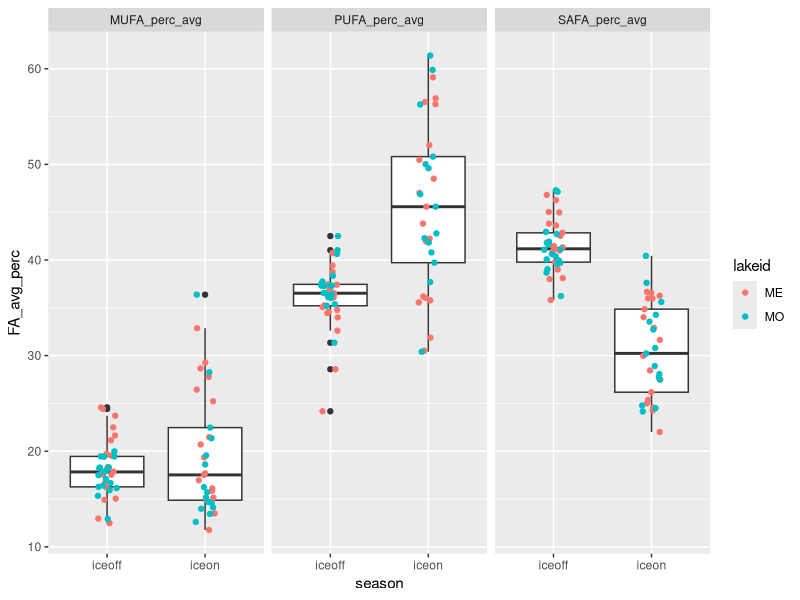
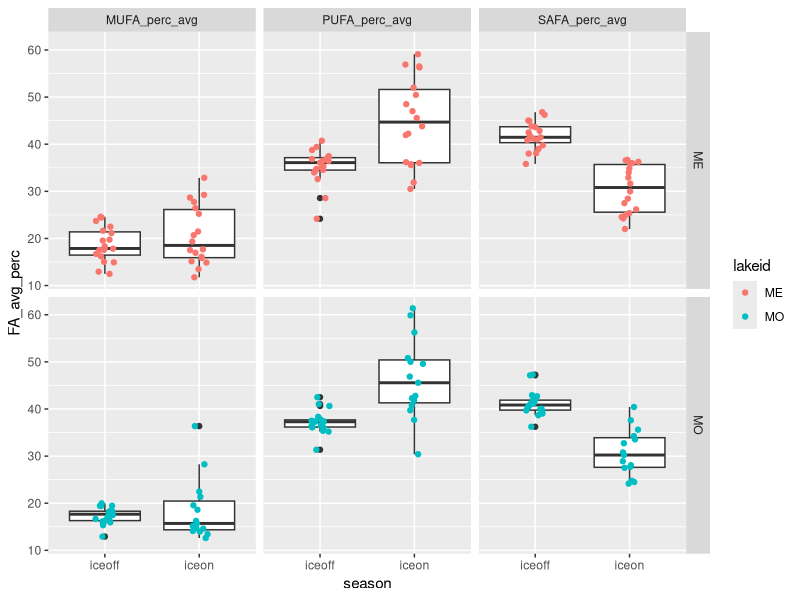
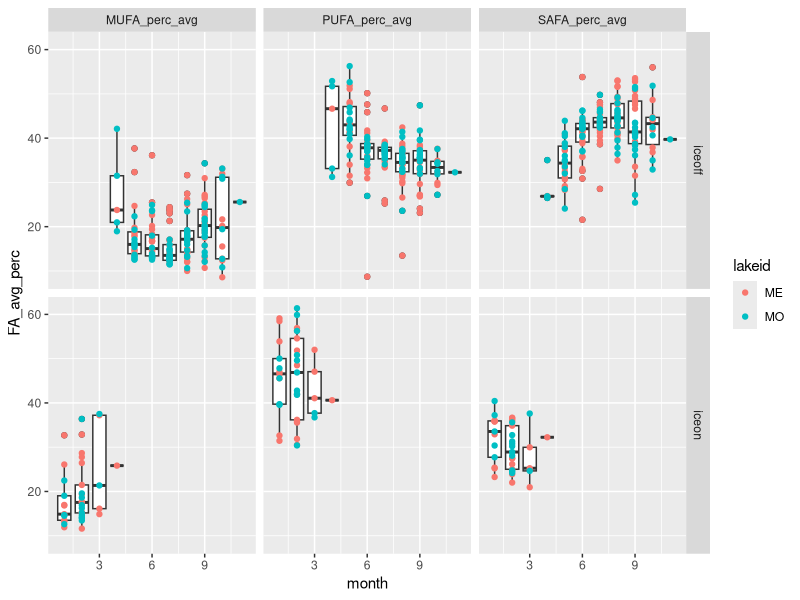
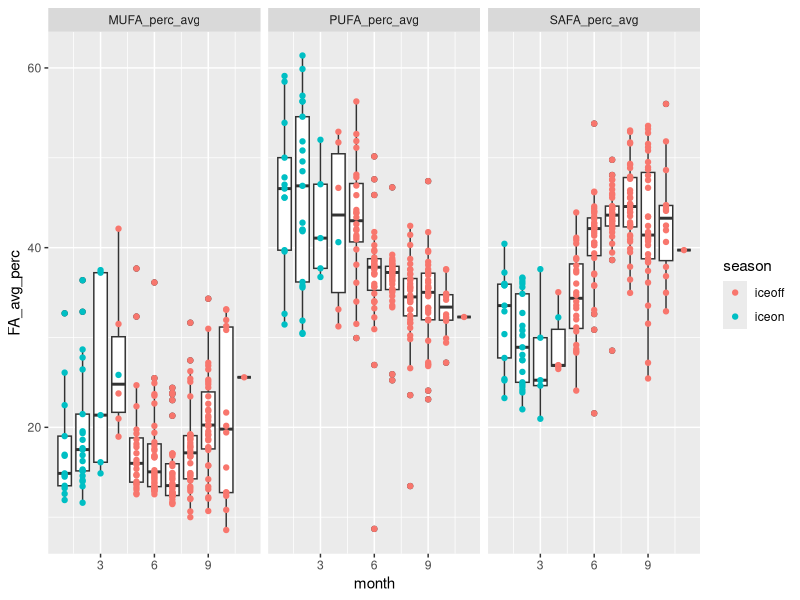
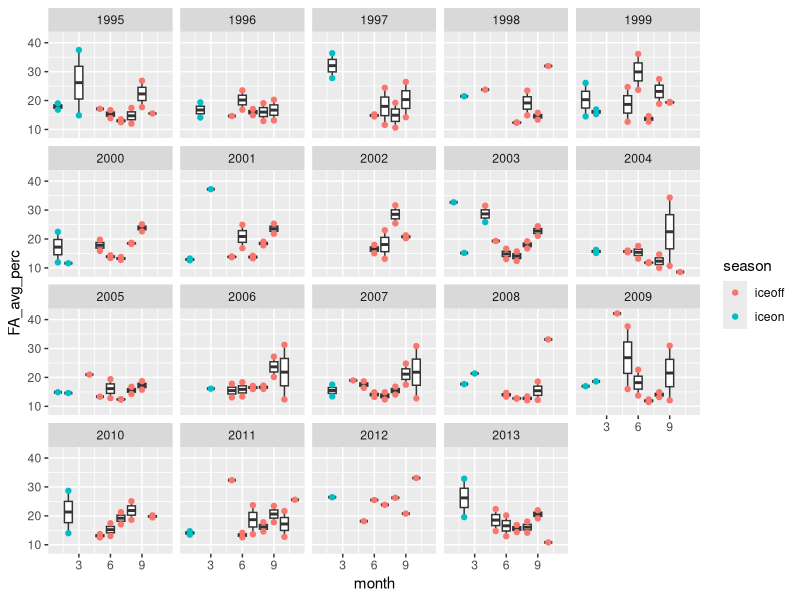
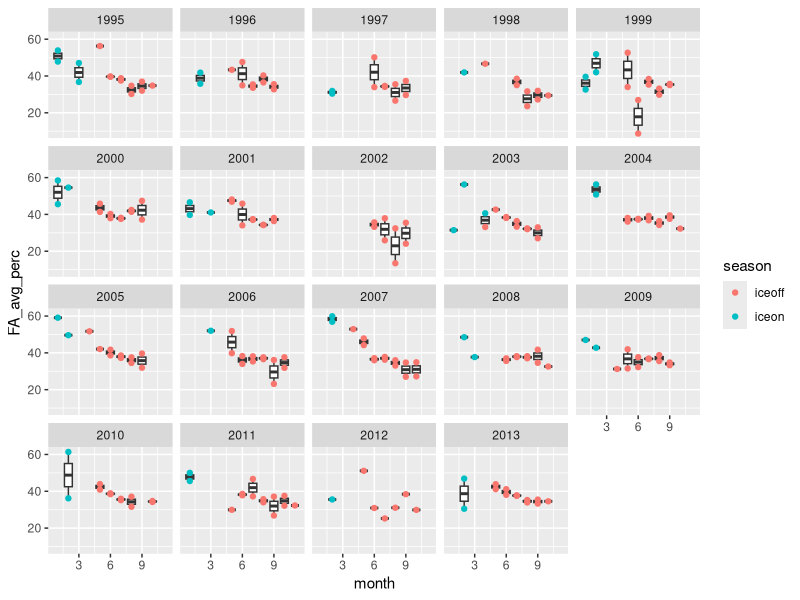
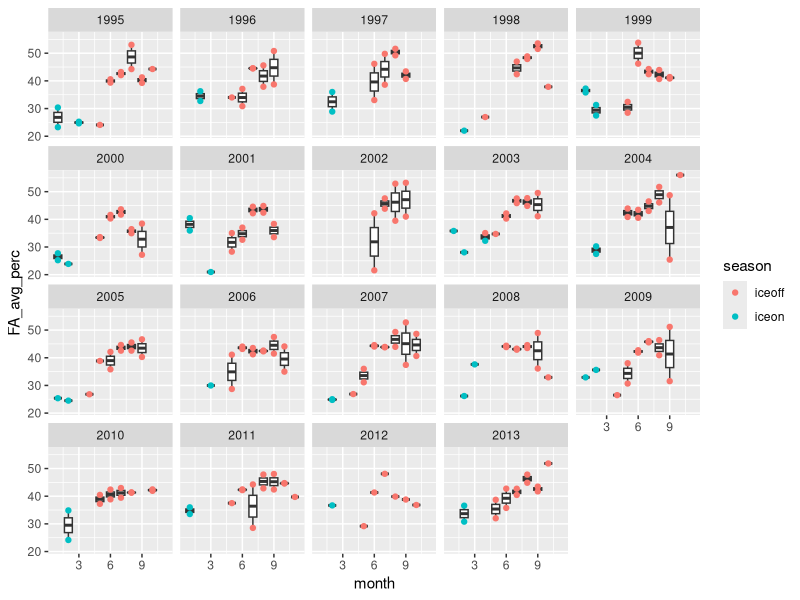
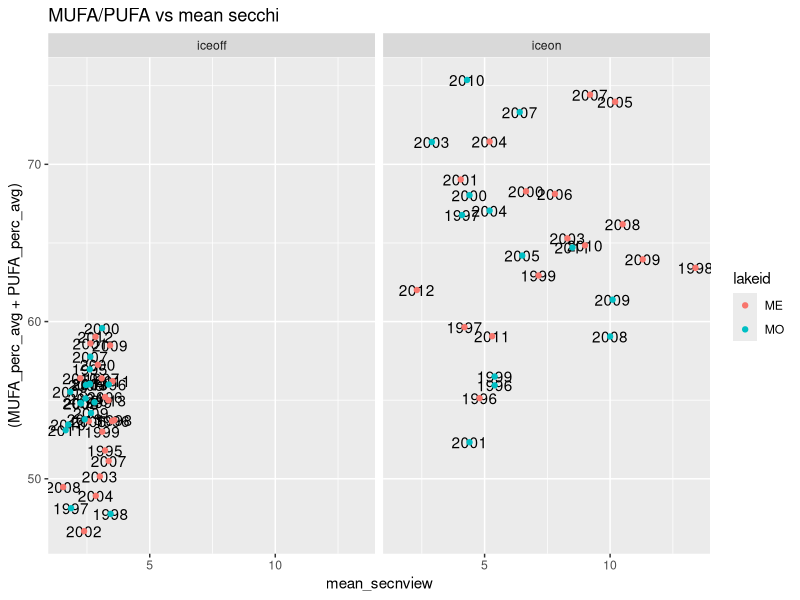

Reproduce these figures in R, in order.
# ============================================================== #
## ========================= OVERVIEW ========================= ##
# ============================================================== #

# Looking at iceon/iceoff community FA profiles
# Only using Lakes Mendota and Monona from LTER,
# as they have equivalent iceon/iceoff paired data
# Using AG PLoS paper FA dataset, with some aggregation/crosswalking
# to match LTER data.

# ============================================================== #
## =================== DATA WRANGLING STEPS =================== ##
# ============================================================== #

# 1) LTER data - read in, format dates, keep only ME/MO
# 2) read in iceon/iceoff data (ecology letters paper)
# 3) tag LTER data with season, keep only iceon/iceoff
# 4) aggregate LTER samples to month (mean taxa biomass by lake/year/month)
# 5) identify genera <5% of any sample - remove these genera
# 6) calculate dry weight (20% of wet weight)
# 7) read in FA PLoS data - keep freshwater, proportion data
# --> 7.5) fix FA/LTER group/division matches (see crosswalk.xlsx)
# 8) aggregate FA to genus and division level profiles
# 9) aggregate biomass to genus level
# 10) tag LTER data with whether has matching division/Group or genus in FA data
# 11) merge LTER with FA data (genus, division, NA matches)
# 12) weight FA data by biomass dry weight / total biomass 
#     (genus-level FA, independent of biomass)
# 13) aggregated weighted to community level 



# ============================================================== #
## ====================== SCRIPT BEGINS ======================= ##
# ============================================================== #

#load packages
library(dplyr)
library(reshape2)
library(tidyr)
library(lubridate)
library(vegan)
library(RColorBrewer)
library(ggplot2)

# ============================================================================
# ----> read in LTER phyto data

#read in, format dates so can stack ok 

madison <- read.csv("../Data/ntl88_v7.csv", stringsAsFactors = FALSE) %>% 
  mutate(date = as.Date(sampledate, format = "%m/%d/%Y")) %>% 
  select(-sampledate)

#only madison lakes have matching iceon/iceoff data
lter_lakes <- madison %>% 
  filter(lakeid %in% c("MO", "ME"))

#keep only necessary files
lter_lakes <- lter_lakes %>% 
  mutate(month = month(date),
         year = year(date)) %>% 
  select(lakeid, year, month, date, sta, depth_range, 
         division, genus, taxa_name, biomass_conc)

#=============================================================================
# ----> read in under ice data, for ice on/off timing
seasons_orig <- read.csv("../Data/under_ice_data.csv", stringsAsFactors = FALSE)

#keep only wisconsin, cols of interest, make start and end full dates
seasons_wisc <- seasons_orig %>% 
  filter(lakeregloc == "Wisconsin") %>% 
  select(year, season, lakename, lakeregloc, 
         startday, startmonth, startyear, 
         endday, endmonth, endyear) %>% #, 
  #iceduration, periodn, photicdepth, 
  #icedepth, snowdepth, airtemp) %>% 
  mutate(startmonum = match(startmonth, month.abb),
         endmonum = match(endmonth, month.abb)) %>% 
  mutate(startdate = paste(startyear, startmonum, startday, sep = "-"),
         enddate = paste(endyear, endmonum, endday, sep = "-"))

#unique(seasons_wisc$lakename)
#unique(lter_lakes$lakeid) %>% sort()

#make lakeid to match
seasons_lakes <- seasons_wisc %>% 
  mutate(lakeid = ifelse(lakename == "Lake Mendota", "ME", NA),
         lakeid = ifelse(lakename == "Lake Monona", "MO", lakeid)) %>% 
  select(season, lakeid, year, startdate, enddate) %>% 
  filter(lakeid %in% c("ME", "MO"))

# Note: we are losing the 2014/2015/2016 data by using this to subset
# we may want to go back to raw LTER ice data to get 2014/2015/2016 iceon/iceoff dates

#=============================================================================
# ----> LTER ice duration data (for seasons)

#this gets the ice, but we don't have the summer stratified period
#(which is problematic...)

#read in LTER ice duration data
duration <- read.csv("../Data/ntl33_v4.csv", stringsAsFactors = FALSE)

#look like what we need
head(duration)

#keep only relevant info
duration_relevant <- duration %>%
  #only interested in Mendota, Monona
  filter(lakeid %in% c("ME", "MO")) %>% 
  #can narrow down year range
  filter(year4 >= 1990)

#not sure what to do about this

#=============================================================================
# ----> tag data with season

lter_dates_only <- lter_lakes %>% 
  select(lakeid, year, date) %>% 
  unique() %>% 
  rename(sample_year = year) %>% 
  arrange(lakeid, sample_year)

#make seasons wide format to can have column "start", "sample", and "end" dates
seasons_lakes_wide <- seasons_lakes %>% 
  melt(id.vars = c("lakeid", "year", "season"), variable.name = "category", value.name = "date") %>% 
  mutate(seasons_category = paste(season, category, sep = "_")) %>% 
  select(-season, -category) %>% 
  dcast(lakeid + year ~ seasons_category, value.var = "date") %>% 
  rename(winter_yr = year) %>% 
  select(lakeid, winter_yr, iceon_startdate, iceon_enddate, iceoff_startdate, iceoff_enddate)

#we're only interested in iceon/iceoff
#(looking at ice vs stratified patterns in FA)

lter_seasons_pre <- merge(lter_dates_only, seasons_lakes_wide,
                      by = c("lakeid"), all.x = TRUE) %>% 
  #tag seasons with iceon/iceoff (NA if not fall within start/end dates)
  mutate(season = ifelse(date >= iceon_startdate & date <= iceon_enddate, "iceon", NA),
         season = ifelse(date >= iceoff_startdate & date <= iceoff_enddate, "iceoff", season)) %>% 
  #keep only samples that fall within iceon or iceoff
  filter(!is.na(season))

#merge back to full lter data
lter_seasons <- lter_seasons_pre %>% 
  #group things by *winter* year
  select(lakeid, date, winter_yr, season) %>% 
  merge(lter_lakes, by = c("lakeid", "date")) %>% 
  select(-year)

#=============================================================================
# ----> aggregate samples to month

#aggregate to month within *winter* year and lake (ignore station and depth for now)
#since ignoring "other" seasons, shouldn't have issue of sample dates across seasons

#using mean since some dates have multiple samples per month, while others have one or none
#using averages to account for multiple within-month samples, make comparable

lter_month <- lter_seasons %>% 
  #monthly taxa mean biomass (across stations and depth)
  group_by(lakeid, winter_yr, season, month, division, genus, taxa_name) %>% 
  summarize(biomass_ww_m = mean(biomass_conc, na.rm = TRUE)) %>% 
  as.data.frame()

#check out number of years
# lter_month %>% 
#   select(lakeid, winter_yr, season) %>% 
#   group_by(lakeid, season) %>% 
#   summarize(n = n_distinct(winter_yr))


#========================================================================
# ----> identify <5% of samples

#identify contributors (genus-level) <5% of any sample any date (within lake)
#use wet weight (shouldn't matter)

#find contributions to biomass, in terms of %
lter_contribs <- lter_month %>% 
  #for each lake/year/month, find total biomass
  group_by(lakeid, winter_yr, month) %>% 
  mutate(total_bm = sum(biomass_ww_m)) %>% 
  ungroup() %>% 
  #for lake/date, find genus biomass
  group_by(lakeid, winter_yr, month, genus) %>% 
  mutate(genus_bm = sum(biomass_ww_m)) %>% 
  as.data.frame() %>% 
  select(-taxa_name, -biomass_ww_m) %>% 
  #find percent genus biomass of total biomass
  mutate(perc_genus_bm = genus_bm / total_bm * 100) %>% 
  ungroup()  

#find genera that are ever over 5% of a sample BY LAKE
lter_high_contrib <- lter_contribs %>% 
  filter(perc_genus_bm >= 0.05)

lter_high_contrib_genera <- lter_high_contrib %>% 
  select(lakeid, genus) %>% 
  unique() %>% 
  arrange(lakeid, genus) %>% 
  mutate(high_p = "present")

#find genera that are NOT ever over 5% of a sample
lter_low_contrib <- lter_contribs %>% 
  filter(perc_genus_bm < 0.05) 

lter_low_contrib_genera <- lter_low_contrib %>% 
  select(lakeid, genus) %>% 
  unique() %>% 
  arrange(lakeid, genus) %>% 
  mutate(low_p = "present")

#merge, keep ones that are present in low and not in high
#(i.e., those that are never >=5% of a sample)
lter_remove_5 <- merge(lter_high_contrib_genera, lter_low_contrib_genera,
                       by = c("lakeid", "genus"), all = TRUE) %>% 
  #these are ones that are never >=5% of a lake sample
  filter(low_p == "present" & is.na(high_p))


#========================================================================
# ----> LTER after removals of low contributors

#by lake/date - total genus biomass AFTER remove low contribs
lter_after_remove <- lter_month %>% 
  #remove low contributors by lake and genus
  filter( !((lakeid %in% lter_remove_5$lakeid) & (genus %in% lter_remove_5$genus)) ) 

#add a dry weight biomass column
lter_use <- lter_after_remove %>% 
  mutate(biomass_dw = 0.20 * biomass_ww_m)


#========================================================================
# ----> read in fatty acid profiles

# read in PLoS fatty acid dataset
fa <- read.csv("../Data/PLoS_supp/S1_Dataset.csv", stringsAsFactors = FALSE)

#only want freshwater
#fa %>% group_by(Salinity) %>% summarize(n = length(Salinity))
fa_fresh <- filter(fa, Salinity == 0)

#want only proportion data
fa_fresh_prop <- filter(fa_fresh, Data == "prop")

#for now, we don't care about the experimental info
fa_fresh_prop_small <- fa_fresh_prop %>% 
  select(Group, Class, Order, Genus, species,
         sumSAFA, sumMUFA, sumPUFA,
         c18.2w6, c18.3w6, c18.3w3,
         c18.4w3, c18.5w3, 
         c20.4w6, c20.5w3, c22.6w3)

#========================================================================
# ----> fix FA/LTER group/division matches

#existing matches: Chlorophyta, Cryptophyta, Rhodophyta

#make match at group/division level: 
#   Cyanobacteria (FA) = Cyanophyta (LTER)
#   Dinophyta (FA) = Pyrrhophyta (LTER)
#   Euglenozoa (FA) = Euglenophyta (LTER)

#match division to non-group
#   Chrysophyta (LTER) = class Chrysophyceae (FA)
#   Xanthophyta (LTER) = class Xanthophyceae (FA)
#   Haptophyta (LTER) = genus Chromulina (FA)
#   Bacillariophyta (LTER) = average of classes 
#                 Bacillariophyceae, Fragilariophyceae, Coscinodiscophyceae (FA)
#       [Bacillariophyta is multiple classes - for these 3 classes, find average FA profile]

fa_fix <- fa_fresh_prop_small %>% 
  #first, match at group level
  mutate(GroupDiv = ifelse(Group == "Cyanobacteria", "Cyanophyta", Group),
         GroupDiv = ifelse(Group == "Dinophyta", "Pyrrhophyta", GroupDiv),
         GroupDiv = ifelse(Group == "Euglenozoa", "Euglenophyta", GroupDiv),
         #match at single class level
         GroupDiv = ifelse(Class == "Chrysophyceae", "Chrysophyta", GroupDiv),
         GroupDiv = ifelse(Class == "Xanthophyceae", "Xanthophyta", GroupDiv),
         #match at genus level
         GroupDiv = ifelse(Genus == "Chromulina", "Haptophyta", GroupDiv),
         #Bacillariophyta is multiple classes
         GroupDiv = ifelse(Class %in% c("Bacillariophyceae", "Fragilariophyceae", "Coscinodiscophyceae"),
                           "Bacillariophyta", GroupDiv))

# fa_fix %>% select(Group, GroupDiv) %>% unique()
# fa_fix %>% filter(GroupDiv %in% c("Bacillariophyta", "Xanthophyta")) %>% select(Group, Class, GroupDiv) %>% unique()
# fa_fix %>% filter(GroupDiv == "Haptophyta") %>% select(Group, Class, Genus, GroupDiv) %>% unique()
# #yes, works as it should


#========================================================================
# ----> tag LTER data with whether matching genus/division in FA data

lter_fa_tag <- lter_use %>%
  #tag at which level it matches
  #not that groupdiv level is a combination of groups/classes/genus
  mutate(cat = ifelse(division %in% fa_fix$GroupDiv, "groupdiv", NA)) %>%
  mutate(cat = ifelse(genus %in% fa_fix$Genus, "genus", cat))

tags <- lter_fa_tag %>% select(division, genus, cat) %>% unique()

# unique(fa_fix$GroupDiv) %>% sort()
# unique(lter_use$division) %>% sort()


#========================================================================
# ----> find FA genus and division-level profiles

#within genus, what's the average FA profile
fa_genus <- fa_fix %>% 
  group_by(GroupDiv, Genus) %>% 
  summarize(gen_avg_sumSAFA = mean(sumSAFA),
            gen_avg_sumMUFA = mean(sumMUFA),
            gen_avg_sumPUFA = mean(sumPUFA),
            gen_avg_c18.2w6 = mean(c18.2w6),
            gen_avg_c18.3w6 = mean(c18.3w6),
            gen_avg_c18.3w3 = mean(c18.3w3),
            gen_avg_c18.4w3 = mean(c18.4w3),
            gen_avg_c18.5w3 = mean(c18.5w3),
            gen_avg_c20.4w6 = mean(c20.4w6),
            gen_avg_c20.5w3 = mean(c20.5w3),
            gen_avg_c22.6w3 = mean(c22.6w3)) %>% 
  as.data.frame()

#within group/div (FA/LTER fixed croswalk), what's the average FA profile
fa_groupdiv <- fa_fix %>% 
  group_by(GroupDiv) %>% 
  summarize(grpdiv_avg_sumSAFA = mean(sumSAFA),
            grpdiv_avg_sumMUFA = mean(sumMUFA),
            grpdiv_avg_sumPUFA = mean(sumPUFA),
            grpdiv_avg_c18.2w6 = mean(c18.2w6),
            grpdiv_avg_c18.3w6 = mean(c18.3w6),
            grpdiv_avg_c18.3w3 = mean(c18.3w3),
            grpdiv_avg_c18.4w3 = mean(c18.4w3),
            grpdiv_avg_c18.5w3 = mean(c18.5w3),
            grpdiv_avg_c20.4w6 = mean(c20.4w6),
            grpdiv_avg_c20.5w3 = mean(c20.5w3),
            grpdiv_avg_c22.6w3 = mean(c22.6w3)) %>% 
  as.data.frame()


#========================================================================
# ----> aggregate biomass to GENUS
# when missing genus, stick with GENUS biomass but sub in DIVISION fatty acid profile

#aggregate biomass to genus
lter_level_bm <- lter_use %>% 
  group_by(lakeid, winter_yr, season, month, division, genus) %>% 
  summarize(bm_ww_g = sum(biomass_ww_m, na.rm = TRUE),
         bm_drw_g = sum(biomass_dw, na.rm = TRUE)) %>% 
  as.data.frame() 

#merge with tag info
lter_level_bm_tag <- merge(lter_level_bm, tags, by = c("division", "genus"), all = TRUE)

# lter_level_bm_tag %>%
#   select(division, genus, cat) %>%
#   unique() %>%
#   group_by(cat) %>%
#   summarize(n = length(cat)) %>%
#   as.data.frame()

#        cat  n
# 1    genus 35
# 2 groupdiv 95
# 3     <NA>  1

#========================================================================
# ----> merge with FA profiles

# --> genus level FA - matches genus-level biomass
# merges GENUS level biomass with GENUS level FA profiles
tags_fa_genus <- lter_level_bm_tag %>% 
  #only looking at genus-level matches
  filter(cat == "genus") %>% 
  #rename for downstream stacking
  rename(biomass_wet_weight = bm_ww_g,
         biomass_dry_weight = bm_drw_g) %>% 
  #merge with FA genus level data
  merge(fa_genus,  
        by.x = "genus", by.y = "Genus",
        all.x = TRUE) %>% 
  #organize columns
  select(GroupDiv, genus, cat, lakeid, winter_yr, month, season,
         biomass_wet_weight, biomass_dry_weight,
         gen_avg_sumSAFA,
         gen_avg_sumMUFA,
         gen_avg_sumPUFA,
         gen_avg_c18.2w6,
         gen_avg_c18.3w6,
         gen_avg_c18.3w3,
         gen_avg_c18.4w3,
         gen_avg_c18.5w3,
         gen_avg_c20.4w6,
         gen_avg_c20.5w3,
         gen_avg_c22.6w3)

#remove labels in headers
names(tags_fa_genus) <- gsub("gen_avg_", "", names(tags_fa_genus))

# --> division level FA - matches division level biomass
# merges GENUS level biomass with DIVISION level FA profiles
# (missing genera in FA get division level FA)
tags_fa_groupdiv <- lter_level_bm_tag %>% 
  #keep only those matching at groupdiv level
  filter(cat == "groupdiv") %>% 
  #rename for downstream stacking
  rename(biomass_wet_weight = bm_ww_g,
         biomass_dry_weight = bm_drw_g) %>% 
  #merge with FA division/group level data
  #merge with FA genus level data
  merge(fa_groupdiv,  
        by.x = "division", by.y = "GroupDiv",
        all.x = TRUE) %>% 
  rename(GroupDiv = division) %>% 
  #organize columns
  select(GroupDiv, genus, cat, lakeid, winter_yr, month, season,
         biomass_wet_weight, biomass_dry_weight,
         grpdiv_avg_sumSAFA,
         grpdiv_avg_sumMUFA,
         grpdiv_avg_sumPUFA,
         grpdiv_avg_c18.2w6,
         grpdiv_avg_c18.3w6,
         grpdiv_avg_c18.3w3,
         grpdiv_avg_c18.4w3,
         grpdiv_avg_c18.5w3,
         grpdiv_avg_c20.4w6,
         grpdiv_avg_c20.5w3,
         grpdiv_avg_c22.6w3)

#remove labels in headers
names(tags_fa_groupdiv) <- gsub("grpdiv_avg_", "", names(tags_fa_groupdiv))

# --> does NOT have associated FA
#leaving biomass at genus level
tags_fa_NA <- lter_level_bm_tag %>% 
  filter(is.na(cat)) %>% 
  rename(biomass_wet_weight = bm_ww_g,
         biomass_dry_weight = bm_drw_g) %>% 
  rename(GroupDiv = division) %>% 
  select(GroupDiv, genus, cat, lakeid, winter_yr, month, season,
         biomass_wet_weight, biomass_dry_weight) %>% 
  #add NA columns
  mutate(          sumSAFA = NA,
                   sumMUFA = NA,
                   sumPUFA = NA,
                   c18.2w6 = NA,
                   c18.3w6 = NA,
                   c18.3w3 = NA,
                   c18.4w3 = NA,
                   c18.5w3 = NA,
                   c20.4w6 = NA,
                   c20.5w3 = NA,
                   c22.6w3 = NA)

# --> merge together
full_dat <- rbind(tags_fa_genus, tags_fa_groupdiv, tags_fa_NA)


#========================================================================
# ----> weight FA profiles by biomass

# Data == "prop" is FA % of dry weight
# so it's a fatty acid proportion of dry weight (of genus or division, by cat)

# What we want is "what are the average proportions of SAFA, MUFA, PUFA 
# present in the community, irrespective of total biomass?" 
# (i.e. we know there is higher biomass in summer - the Circus Circus buffet)
# SH: pretty sure that what we want then is:(biomass_dry_weight * sumSAFA)/total dry weight

full_dat_weighted <- full_dat %>% 
  #find total dry weight biomass for each *sample point*
  group_by(lakeid, winter_yr, season, month) %>% 
  mutate(sample_date_dry_weight_total = sum(biomass_dry_weight)) %>% 
  ungroup() %>% 
  #weight FA by biomass - per row (genus within sample date)
  #if FA is % dry weight, then FA * dry weight = biomass of that FA
  #here, sample_date_dry_weight_total is community-level biomass
  #FA props are genus-level
  mutate(sumSAFA_prop = (biomass_dry_weight * sumSAFA)/sample_date_dry_weight_total,
         sumMUFA_prop = (biomass_dry_weight * sumMUFA)/sample_date_dry_weight_total,
         sumPUFA_prop = (biomass_dry_weight * sumPUFA)/sample_date_dry_weight_total,
         c18.2w6_prop = (biomass_dry_weight * c18.2w6)/sample_date_dry_weight_total,
         c18.3w6_prop = (biomass_dry_weight * c18.3w6)/sample_date_dry_weight_total,
         c18.3w3_prop = (biomass_dry_weight * c18.3w3)/sample_date_dry_weight_total,
         c18.4w3_prop = (biomass_dry_weight * c18.4w3)/sample_date_dry_weight_total,
         c18.5w3_prop = (biomass_dry_weight * c18.5w3)/sample_date_dry_weight_total,
         c20.4w6_prop = (biomass_dry_weight * c20.4w6)/sample_date_dry_weight_total,
         c20.5w3_prop = (biomass_dry_weight * c20.5w3)/sample_date_dry_weight_total,
         c22.6w3_prop = (biomass_dry_weight * c22.6w3)/sample_date_dry_weight_total) %>% 
  as.data.frame()

#filter(full_dat_weighted, lakeid == "MO" & winter_yr == 2002 & month == 8)

#keep only columns of interest
full_dat_weighted_small <- full_dat_weighted %>% 
  select(GroupDiv, genus, cat, lakeid, winter_yr, month, season, 
         sumSAFA_prop, sumMUFA_prop, sumPUFA_prop,
         c18.2w6_prop, c18.3w6_prop, c18.3w3_prop,
         c18.4w3_prop, c18.5w3_prop,
         c20.4w6_prop, c20.5w3_prop, c22.6w3_prop)

#write to csv
write.csv(full_dat_weighted_small, "../Data/LTER_madison_FA_weighted_groupdiv.csv", row.names = FALSE)

#this is basically saying:
#for each time point, a genus has some proportion FAs
#we want to aggregate to community, then to season

#ADD UP all MUFA/PUFA/SAFA within a community
#to get community-level amount
#I have proved to myself using pen, paper, and basic algebra that this will work

full_dat_weighted_date_FA <- full_dat_weighted_small %>% 
  #get community-level FA props for each time point
  group_by(lakeid, winter_yr, month, season) %>% 
  summarize(MUFA_perc = sum(sumMUFA_prop, na.rm = TRUE),
            PUFA_perc = sum(sumPUFA_prop, na.rm = TRUE),
            SAFA_perc = sum(sumSAFA_prop, na.rm = TRUE)) %>% 
  as.data.frame()

# summary(full_dat_weighted_date_FA) 

# #now aggregate to season - find average MUFA/PUFA/SAFA profile for each season (all years, boths lakes)
# full_dat_weighted_date_FA %>% 
#   group_by(season) %>% 
#   summarize(MUFA_perc_avg = mean(MUFA_perc),
#             PUFA_perc_avg = mean(PUFA_perc),
#             SAFA_perc_avg = mean(SAFA_perc)) %>% 
#   as.data.frame()
# #doesn't quite add up to 100%, more like 95%, but not unexpected since on average

#aggregate to lake/month/year/season
full_dat_weighted_month_season_FA <- full_dat_weighted_date_FA %>% 
  #aggregate across months within season, find average FAs
  group_by(lakeid, winter_yr, season, month) %>% 
  summarize(MUFA_perc_avg = mean(MUFA_perc, na.rm = TRUE),
            PUFA_perc_avg = mean(PUFA_perc, na.rm = TRUE),
            SAFA_perc_avg = mean(SAFA_perc, na.rm = TRUE)) %>% 
  as.data.frame()

#aggregate to lake/year/season
full_dat_weighted_yr_season_FA <- full_dat_weighted_date_FA %>% 
  #aggregate across months within season, find average FAs
  group_by(lakeid, winter_yr, season) %>% 
  summarize(MUFA_perc_avg = mean(MUFA_perc, na.rm = TRUE),
            PUFA_perc_avg = mean(PUFA_perc, na.rm = TRUE),
            SAFA_perc_avg = mean(SAFA_perc, na.rm = TRUE)) %>% 
  as.data.frame()
#note: doesn't add up to quite 100% (working with averages)
#also, data only goes to 2013 (may need to adjust iceon/iceoff dates from raw LTER snow/ice data)


summary(full_dat_weighted_yr_season_FA)
#MUFA: 11-36
#PUFA: 24-61
#SAFA: 22-47

#write to csv
write.csv(full_dat_weighted_yr_season_FA, "../Data/LTER_Madison_weighted_year_season_FA.csv", row.names = FALSE)

# ============================================================== #
## ========= END OF DATA WRANGLING - ANALYSIS BEGINS ========== ##
# ============================================================== #

# ----> make lake/year/season data long for plotting and analysis

dat_yr_long <- full_dat_weighted_yr_season_FA %>% 
  melt(id.vars = c("lakeid", "winter_yr", "season")) %>% 
  rename(FA_type = variable, FA_avg_perc = value)

#check out data
head(dat_yr_long)

#plot it up - FAs by season
ggplot(data=dat_yr_long, aes(x=season, y=FA_avg_perc)) +
  #boxplot
  geom_boxplot() +
  #points, not overlapping, colored by lake
  geom_jitter(width = 0.1, aes(color = lakeid)) +
  #split by FA type
  facet_wrap(~FA_type)

#MUFA shows no diff, but PUFA/SAFA do:
#PUFA higher in winter, SAFA higher in summer
  
#try ANOVAs - looking at lakes together

#MUFA
mufa1 <- aov(FA_avg_perc ~ season, dat = filter(dat_yr_long, FA_type == "MUFA_perc_avg"))
summary(mufa1) #p=0.175- does not differ by season

#PUFA
pufa1 <- aov(FA_avg_perc ~ season, dat = filter(dat_yr_long, FA_type == "PUFA_perc_avg"))
summary(pufa1) #p<<0.001 (PUFA signif higher in winter)

#SAFA
safa1 <- aov(FA_avg_perc ~ season, dat = filter(dat_yr_long, FA_type == "SAFA_perc_avg"))
summary(safa1) #p<<0.001 (SAFA signif higher in summer)

#what if split lakes?
ggplot(data=dat_yr_long, aes(x=season, y=FA_avg_perc)) +
  #boxplot
  geom_boxplot() +
  #points, not overlapping, colored by lake
  geom_jitter(width = 0.1, aes(color = lakeid)) +
  #combos of laketype and FA type
  facet_grid(lakeid~FA_type)

#same trends - MUFA no diff, PUFA higher in winter, SAFA higher in summer

# ----> check out months within seasons (plots)

#make long
dat_month_long <- full_dat_weighted_month_season_FA %>% 
  melt(id.vars = c("lakeid", "winter_yr", "season", "month")) %>% 
  rename(FA_type = variable, FA_avg_perc = value)

#check out
head(dat_month_long)

#plot FA by category and month, between seasons, colored by lake
ggplot(data=dat_month_long, aes(x=month, y=FA_avg_perc, group = month)) +
  #boxplot
  geom_boxplot() +
  #points, colored by lake
  geom_point(aes(color = lakeid)) +
  #combos of season/FA type
  facet_grid(season ~ FA_type)

#together, colored by season not lake
ggplot(data=dat_month_long, aes(x=month, y=FA_avg_perc, group = month)) +
  #boxplot
  geom_boxplot() +
  #points, colored by season
  geom_point(aes(color = season)) +
  #split FAs to different plots
  facet_wrap(~FA_type)

#confirms: PUFA down during summer, SAFA up during summer

#only MUFA across years
ggplot(data=filter(dat_month_long, FA_type == "MUFA_perc_avg"), 
       aes(x=month, y=FA_avg_perc, group = month)) +
  #boxplot
  geom_boxplot() +
  #points, colored by season
  geom_point(aes(color = season)) +
  #years
  facet_wrap(~winter_yr)

#only PUFA across years
ggplot(data=filter(dat_month_long, FA_type == "PUFA_perc_avg"), 
       aes(x=month, y=FA_avg_perc, group = month)) +
  #boxplot
  geom_boxplot() +
  #points, colored by season
  geom_point(aes(color = season)) +
  #years
  facet_wrap(~winter_yr)

#only SAFA across years
ggplot(data=filter(dat_month_long, FA_type == "SAFA_perc_avg"), 
       aes(x=month, y=FA_avg_perc, group = month)) +
  #boxplot
  geom_boxplot() +
  #points, colored by season
  geom_point(aes(color = season)) +
  #years
  facet_wrap(~winter_yr)

#fewer samples in iceon, higher variance, when look at year/year

# ----> communities at high secchi

#from SLSP_working.R
fa_secchi <- read.csv("../Data/fa_secchi_data.csv", stringsAsFactors = FALSE)

#seasonal patterns
ggplot(fa_secchi, aes(mean_secnview, (MUFA_perc_avg + PUFA_perc_avg), label = winter_yr)) +
  geom_text() +
  geom_point(aes(color = lakeid)) +
  facet_wrap(~season) +
  ggtitle("MUFA/PUFA vs mean secchi")

#merge with lter community data frame
dat <- merge(lter_use, fa_secchi, by = c("lakeid", "winter_yr", "season"))

#what are the high secchi, high FA winter communities?
#from above plot:
dat_high <- filter(dat, lakeid == "ME" & winter_yr %in% c(1998, 2005, 2007))

#GENUS LEVEL
dat_high_agg_genus <- dat_high %>% 
  #remove some columns
  select(-month, -division, -taxa_name, -biomass_ww_m) %>% 
  #within a lake/year/season and genus
  group_by(lakeid, winter_yr, season, genus) %>% 
  #what's the TOTAL biomass (dry weight) for each GENUS
  mutate(genus_biomass_dw = sum(biomass_dw)) %>% 
  ungroup() %>% 
  select(-biomass_dw) %>% 
  unique() %>% 
  #within a lake/year/season
  group_by(lakeid, winter_yr, season) %>% 
  #what's the total biomass for ALL
  mutate(total_biomass_dw = sum(genus_biomass_dw)) %>% 
  #what's the proportion for each genus
  mutate(prop_biomass_genus = genus_biomass_dw/total_biomass_dw * 100) %>% 
  #keep only columns of interest
  select(lakeid, winter_yr, season, genus, prop_biomass_genus, mean_secnview,
         #FAs are by lake/year/season
         MUFA_perc_avg, PUFA_perc_avg, SAFA_perc_avg) %>% 
  as.data.frame() %>% 
  unique() %>% 
  #fix blanks in genus
  mutate(genus = ifelse(genus == "", "Unknown", genus))
  
#make long
dat_high_agg_genus_long <- dat_high_agg_genus %>% 
  dcast(lakeid + winter_yr + season + 
          MUFA_perc_avg + PUFA_perc_avg + SAFA_perc_avg +
          mean_secnview ~ genus, value.var = "prop_biomass_genus")
  
#DIVISION LEVEL
dat_high_agg_division <- dat_high %>% 
  #remove some columns
  select(-month, -genus, -taxa_name, -biomass_ww_m) %>% 
  #within a lake/year/season and division
  group_by(lakeid, winter_yr, season, division) %>% 
  #what's the TOTAL biomass (dry weight) for each division
  mutate(division_biomass_dw = sum(biomass_dw)) %>% 
  ungroup() %>% 
  select(-biomass_dw) %>% 
  unique() %>% 
  #within a lake/year/season
  group_by(lakeid, winter_yr, season) %>% 
  #what's the total biomass for ALL
  mutate(total_biomass_dw = sum(division_biomass_dw)) %>% 
  #what's the proportion for each division
  mutate(prop_biomass_division = division_biomass_dw/total_biomass_dw * 100) %>% 
  #keep only columns of interest
  select(lakeid, winter_yr, season, division, prop_biomass_division, mean_secnview,
         #FAs are by lake/year/season
         MUFA_perc_avg, PUFA_perc_avg, SAFA_perc_avg) %>% 
  as.data.frame() %>% 
  unique() 

#make long
dat_high_agg_division_long <- dat_high_agg_division %>% 
  dcast(lakeid + winter_yr + season + 
          MUFA_perc_avg + PUFA_perc_avg + SAFA_perc_avg +
          mean_secnview ~ division, value.var = "prop_biomass_division") %>% 
  arrange(season, winter_yr) %>% 
  filter(season == "iceon")

dat_high_agg_division_long 
#2005/2007 sort of similar...ish composition
#highest % is cryptophyta

  
  
  